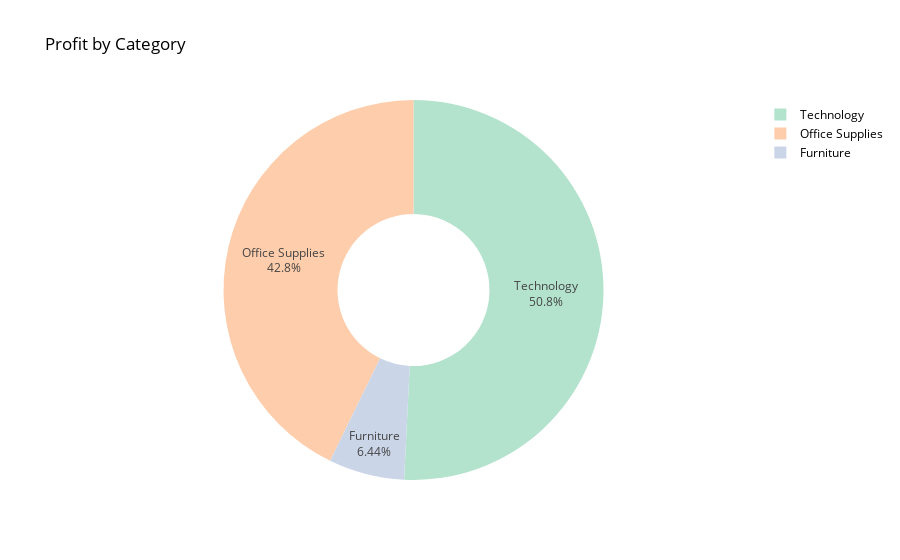

Source (notebook cell):
### Code cell
fig = px.pie(profit_by_category,
             values='Profit',
             names='Category',
             hole=0.4,
             title='Profit by Category',
             color_discrete_sequence=px.colors.qualitative.Pastel2,
             )

fig.update_traces(textposition='inside',
                  textinfo='percent+label')

fig.update_layout(paper_bgcolor='white',
                  font=dict(color='black'),)

fig.show()

### Figure 1 — Plotly figure (JSON) as saved in the notebook; plotly's stock layout.template omitted (floating-point values rounded to 4 significant figures)
{"data": [{"domain": {"x": [0.0, 1.0], "y": [0.0, 1.0]}, "hole": 0.4, "hovertemplate": "Category=%{label}<br>Profit=%{value}<extra></extra>", "labels": ["Furniture", "Office Supplies", "Technology"], "legendgroup": "", "name": "", "showlegend": true, "values": [18450.0, 122500.0, 145500.0], "type": "pie", "textinfo": "percent+label", "textposition": "inside"}], "layout": {"legend": {"tracegroupgap": 0}, "title": {"text": "Profit by Category"}, "piecolorway": ["rgb(179,226,205)", "rgb(253,205,172)", "rgb(203,213,232)", "rgb(244,202,228)", "rgb(230,245,201)", "rgb(255,242,174)", "rgb(241,226,204)", "rgb(204,204,204)"], "font": {"color": "black"}, "paper_bgcolor": "white"}}
